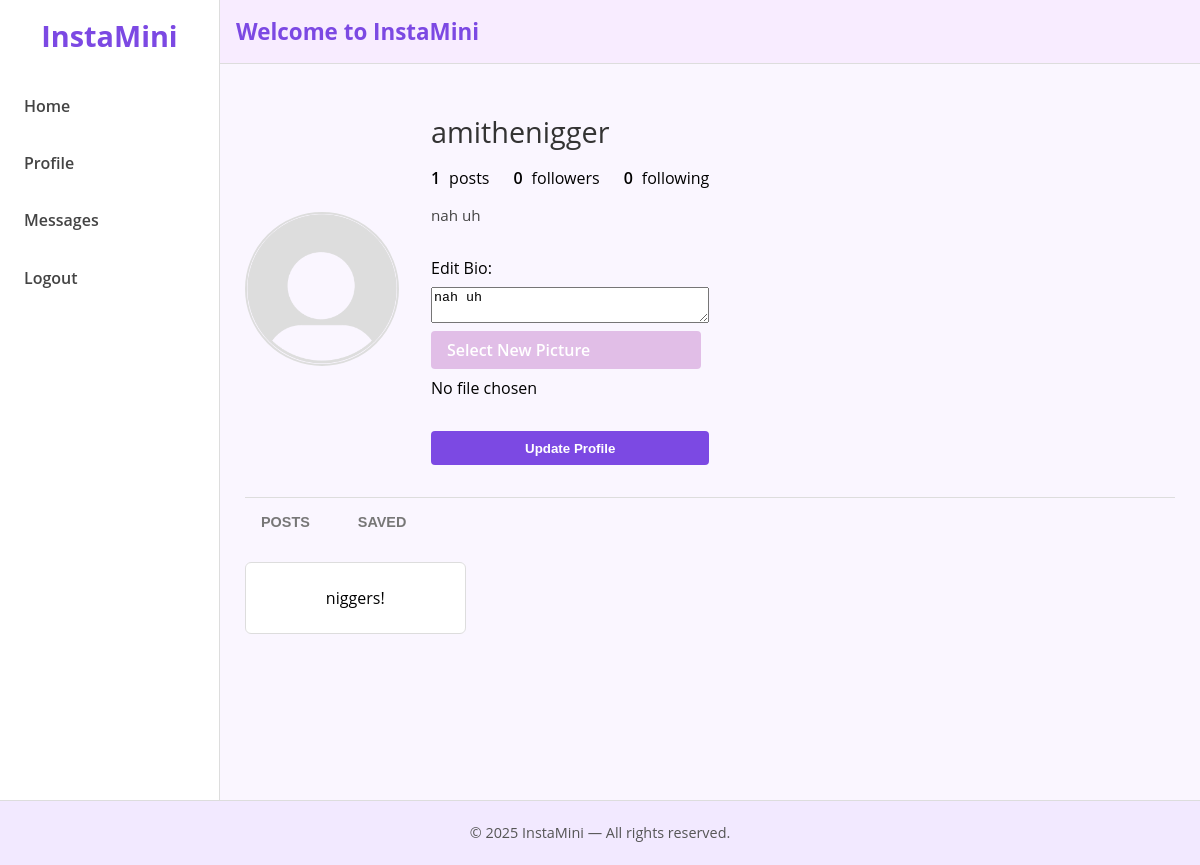
/profile (signed in), run on the app's committed database.
### tables this page shows
CREATE TABLE users (
                id INTEGER PRIMARY KEY AUTOINCREMENT,
                username TEXT UNIQUE NOT NULL,
                password_hash TEXT NOT NULL,
                profile_picture TEXT,
                bio TEXT
            );

CREATE TABLE posts (
                id INTEGER PRIMARY KEY AUTOINCREMENT,
                user_id INTEGER NOT NULL,
                content TEXT,
                media_filename TEXT,
                created_at DATETIME NOT NULL,
                FOREIGN KEY(user_id) REFERENCES users(id)
            );

### app.py (the view, shortened to what this page needs)
@app.route("/profile", methods=["GET", "POST"])
def profile():
    user_id = get_current_user_id()
    if not user_id:
        return redirect(url_for("login"))
    conn = get_db_connection()
    user = conn.execute("SELECT * FROM users WHERE id=?", (user_id,)).fetchone()
    user = conn.execute("SELECT * FROM users WHERE id=?", (user_id,)).fetchone()
    raw_posts = conn.execute("""
        SELECT p.*, u.username, u.profile_picture
        FROM posts p
        JOIN users u ON p.user_id = u.id
        WHERE p.user_id=?
        ORDER BY p.created_at DESC
    """, (user_id,)).fetchall()
    posts = []
    for p in raw_posts:
        lr = conn.execute("SELECT COUNT(*) AS c FROM likes WHERE post_id=?", (p["id"],)).fetchone()
        like_count = lr["c"] if lr else 0
        posts.append({
            "id": p["id"],
            "content": p["content"],
            "media_filename": p["media_filename"],
            "created_at": p["created_at"],
            "username": p["username"],
            "profile_picture": p["profile_picture"],
            "like_count": like_count
        })
    raw_saved = conn.execute("""
        SELECT p.*, u.username, u.profile_picture
        FROM saved_posts s
        JOIN posts p ON s.post_id = p.id
        JOIN users u ON p.user_id = u.id
        WHERE s.user_id=?
        ORDER BY p.created_at DESC
    """, (user_id,)).fetchall()
    saved_posts = []
    for sp in raw_saved:
        lr = conn.execute("SELECT COUNT(*) AS c FROM likes WHERE post_id=?", (sp["id"],)).fetchone()
        lc = lr["c"] if lr else 0
        saved_posts.append({
            "id": sp["id"],
            "content": sp["content"],
            "media_filename": sp["media_filename"],
            "created_at": sp["created_at"],
            "username": sp["username"],
            "profile_picture": sp["profile_picture"],
            "like_count": lc
        })
    conn.close()
    user_post_count = len(posts)
    return render_template("profile.html",
                           user=user,
                           posts=posts,
                           saved_posts=saved_posts,
                           user_post_count=user_post_count)

### app.py (called while the page is built)
def get_db_connection():
    conn = sqlite3.connect(DATABASE)
    conn.row_factory = sqlite3.Row
    return conn

def get_current_user_id():
    return session.get("user_id")

### templates/profile.html (shortened to what this page needs)
{% extends "base.html" %}
{% block content %}
<div class="profile-page-instagram animated-fade-in">
  <div class="profile-header">
    <div class="profile-pic-container">
      {% if user.profile_picture %}
        <img class="profile-picture-large"
             src="{{ url_for('static', filename='uploads/' ~ user.profile_picture) }}"
             alt="Profile Pic"/>
      {% else %}
        <img class="profile-picture-large"
             src="{{ url_for('static', filename='uploads/default.png') }}"
             alt="No Profile Pic"/>
      {% endif %}
    </div>
    <div class="user-info-container">
      <div class="user-top-row">
        <h2 class="username">{{ user.username }}</h2>
      </div>
      <ul class="profile-stats">
        <li><span class="stat-number">{{ user_post_count }}</span> posts</li>
        <li><span class="stat-number">0</span> followers</li>
        <li><span class="stat-number">0</span> following</li>
      </ul>
      <div class="profile-bio">
        {{ user.bio if user.bio else "" }}
      </div>
      <form method="POST" action="{{ url_for('profile') }}" enctype="multipart/form-data" class="profile-edit-form">
        <label>Edit Bio:</label>
        <textarea name="bio" rows="2">{{ user.bio or '' }}</textarea>
        <label class="custom-file-label">
          <span>Select New Picture</span>
        </label>
        <span id="profilePicName">No file chosen</span>
        <button type="submit" class="btn-primary">Update Profile</button>
      </form>
    </div>
  </div>
  <div class="profile-tabs">
    <button class="tab-button" onclick="showTab('posts')">Posts</button>
    <button class="tab-button" onclick="showTab('saved')">Saved</button>
  </div>
  <div id="posts" class="profile-posts-grid" style="display: grid;">
    {% for post in posts %}
      <div class="post-tile">
        {% if post.media_filename %}
          {% set p_ext = post.media_filename|lower %}
          {% if p_ext.endswith('.png') or p_ext.endswith('.jpg') or p_ext.endswith('.jpeg') or p_ext.endswith('.gif') %}
            <img class="tile-image"
                 src="{{ url_for('static', filename='uploads/' ~ post.media_filename) }}"
                 alt="Post Media"/>
          {% elif p_ext.endswith('.mp4') or p_ext.endswith('.mov') or p_ext.endswith('.avi') %}
            <video class="tile-image"
                   src="{{ url_for('static', filename='uploads/' ~ post.media_filename) }}"
                   controls></video>
          {% else %}
            <p>{{ post.content }}</p>
          {% endif %}
        {% else %}
          <p>{{ post.content }}</p>
        {% endif %}
      </div>
    {% endfor %}
  </div>
</div>
{% endblock %}

### static/style.css (style rules this page uses)
html, body { margin: 0; padding: 0; background-color: #faf6ff; font-family: 'Open Sans', sans-serif; }
.btn-primary { margin-top: 1.5rem; width: 100%; padding: 0.6rem; background-color: #7c49e3; color: #fff; font-weight: 600; border: none; border-radius: 4px; cursor: pointer; }
.profile-page-instagram { max-width: 930px; margin: 2rem auto; display: flex; flex-direction: column; }
.profile-header { display: flex; align-items: center; margin-bottom: 2rem; }
.profile-pic-container { margin-right: 2rem; display: flex; justify-content: center; align-items: center; }
.profile-picture-large { width: 150px; height: 150px; border-radius: 50%; object-fit: cover; border: 2px solid #ddd; }
.user-info-container { display: flex; flex-direction: column; gap: 1rem; }
.user-top-row { display: flex; align-items: center; gap: 1rem; }
.username { font-size: 1.8rem; font-weight: 400; margin: 0; color: #333; }
.profile-stats { display: flex; gap: 1.5rem; list-style: none; padding: 0; margin: 0; }
.profile-stats li { font-size: 1rem; }
.stat-number { font-weight: 600; margin-right: 0.3rem; }
.profile-bio { font-size: 0.95rem; color: #444; }
.profile-edit-form { margin-top: 1rem; display: flex; flex-direction: column; gap: 0.5rem; }
.profile-tabs { display: flex; gap: 1rem; border-top: 1px solid #ddd; margin-bottom: 1rem; }
.tab-button { background: none; border: none; text-transform: uppercase; font-weight: 600; font-size: 0.9rem; padding: 1rem; cursor: pointer; color: #777; }
.profile-posts-grid { display: grid; grid-template-columns: repeat(auto-fill, minmax(220px, 1fr)); gap: 1rem; }
.post-tile { background-color: #fff; border-radius: 6px; border: 1px solid #ddd; text-align: center; overflow: hidden; padding: 0.5rem; }
.animated-fade-in { animation: fadeIn 0.5s ease forwards; opacity: 0; }
.custom-file-label { background-color: #e1bee7; color: #fff; font-weight: 600; padding: 0.5rem 1rem; border-radius: 4px; cursor: pointer; display: inline-block; position: relative; margin-right: 0.5rem; }
.custom-file-label span { pointer-events: none; }

### data on the page
users: username "amithenigger", bio "nah uh"
posts: content "niggers!"

### other printed values
{{ user_post_count }} "1"
